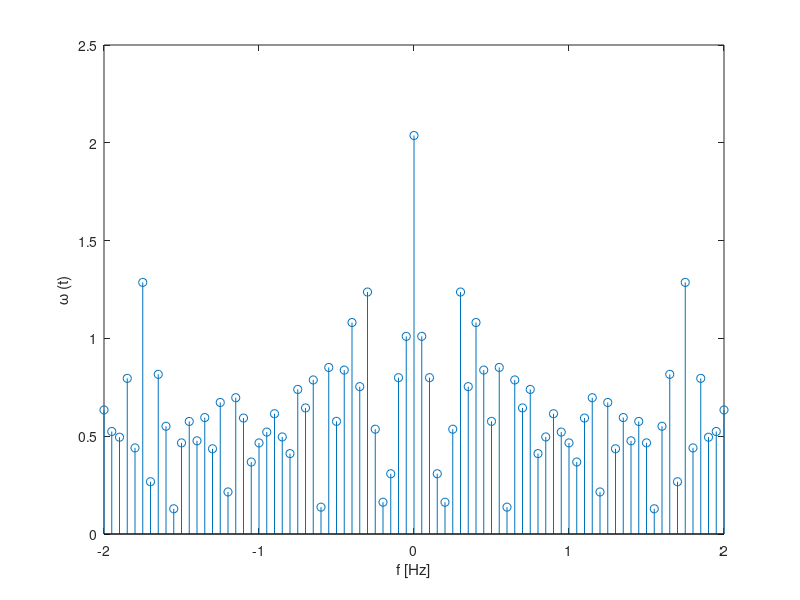

Here is the MATLAB script that generated this plot:
%% Initialisation
clc ; clear ; close all;
%% Listing all variable
load('data-proj.mat')
whos 
%% Plot of angular speed
fig=1;
figure(fig)
plot(t,omega)
grid on 
xlabel('Time [sec]')
ylabel('Angular speed [rad/sec]')
%% Sampling period
Te1=t(5)-t(4);
Te2= 0.05 ;%sampling period 
Fe2=1/Te2 ;%sampling frequency
Tf=t(end); %duration of the signal
N=Tf/Te2 ;    %number of samples (Duration/sampling period)
%frequency vector
f1=-Fe2*(N/2-1)/N:Fe2/N:0;
f2=Fe2/N:Fe2/N:(N/2)*Fe2/N;
f=[f2,f1];
O= zeros(1,N);
for m=1:N
  for k=1:N
    O(m)=O(m)+omega(k)*exp(-j*2*pi*m*k/N);
  end
end
fig = 2;
stem(f,abs(O)/N)
xlim([-2,2])
xlabel('f [Hz]')
ylabel('\omega (t)')